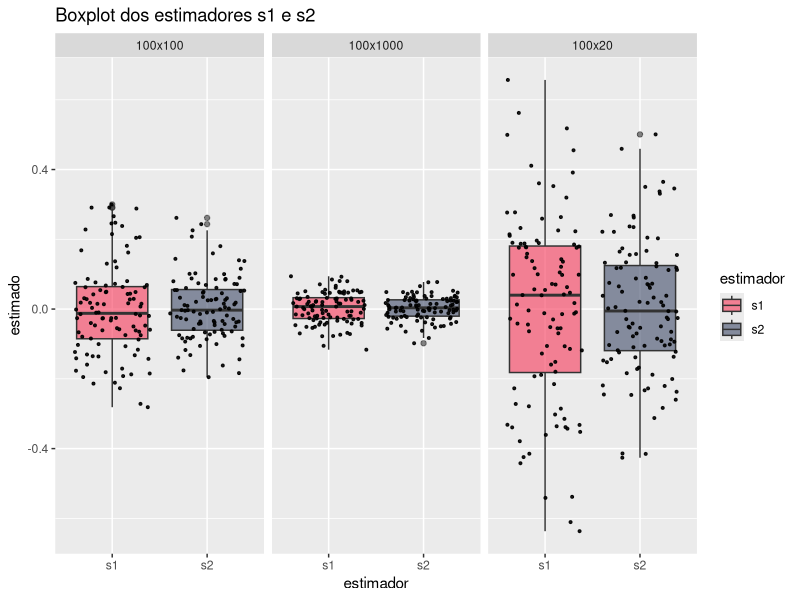

Source code (R):
## ---- chunk 1
library(tidyverse)
## ---- chunk 2
gerar_amostras <- function(n_amostras, dimensao_de_cada_amostra, seed = 2023) {
  set.seed(seed)
  df <- dimensao_de_cada_amostra
  matrix(rt(n = n_amostras * dimensao_de_cada_amostra, df = df), nrow = dimensao_de_cada_amostra)
}

amostras_i   <- gerar_amostras(100, 20)
amostras_ii  <- gerar_amostras(100, 100)
amostras_iii <- gerar_amostras(100, 1000)
## ---- chunk 3
estim.s1 <- function(x){
  Q1 <- quantile(x, 0.25)
  Q2 <- quantile(x, 0.5)
  Q3 <- quantile(x, 0.75)
  (Q3+Q1-2*Q2)/(Q3-Q1)
}

estim.s2 <- function(x){
  miu <- mean(x)
  nu <- median(x)
  (miu - nu)/mean(abs(x - nu))
}

amostras_i.s1   <- apply(amostras_i,   2, estim.s1)
amostras_i.s2   <- apply(amostras_i,   2, estim.s2)
amostras_ii.s1  <- apply(amostras_ii,  2, estim.s1)
amostras_ii.s2  <- apply(amostras_ii,  2, estim.s2)
amostras_iii.s1 <- apply(amostras_iii, 2, estim.s1)
amostras_iii.s2 <- apply(amostras_iii, 2, estim.s2)

# boxplot with all of these
#boxplot(
#  amostras_i.s1, amostras_i.s2,
#  amostras_ii.s1, amostras_ii.s2,
#  amostras_iii.s1, amostras_iii.s2,
#  names = c("100x20 s1", "100x20 s2", "100x100 s1", "100x100 s2", "100x1000 s1", "100x1000 s2")
#)

## ---- chunk 4
# ggplot boxplot with facet_wrap
set.seed(2023)
df <- tibble(
  estimado = c(amostras_i.s1, amostras_i.s2, amostras_ii.s1, amostras_ii.s2, amostras_iii.s1, amostras_iii.s2),
  estimador = c(rep("s1", length( amostras_i.s1)),
                rep("s2", length( amostras_i.s2)),
                rep("s1", length(amostras_ii.s1)),
                rep("s2", length(amostras_ii.s2)),
                rep("s1", length(amostras_iii.s1)),
                rep("s2", length(amostras_iii.s2))),
  n_amostras_x_dimensao = c(rep("100x20", length(amostras_i.s1)),
                            rep("100x20", length(amostras_i.s2)),
                            rep("100x100", length(amostras_ii.s1)),
                            rep("100x100", length(amostras_ii.s2)),
                            rep("100x1000", length(amostras_iii.s1)),
                            rep("100x1000", length(amostras_iii.s2)))
)
ggplot(df, aes(x = estimador, y = estimado)) +
  geom_boxplot(aes(fill = estimador), alpha=0.6) + 
  geom_jitter(color="black", size=0.7, alpha=0.9) +
  scale_fill_manual(values=c("#F73859", "#404B69")) +
  facet_wrap(~ n_amostras_x_dimensao) + 
  labs(
    title = "Boxplot dos estimadores s1 e s2",
  )
## ---- chunk 5
mse <- function(predicted, actual) {
  # actual aqui e so um valor
  sum((predicted - actual)^2) / length(predicted)
}

# skewness of t student is 0 for df > 3

df <- data.frame(
  `n_amostras x dimensao` = c("100x20", "100x100", "100x1000"),
  `Erro padrão de s_1` = c(sd(amostras_i.s1) %>% round(3), sd(amostras_ii.s1) %>% round(3), sd(amostras_iii.s1) %>% round(3)),
  `Erro padrão de s_2` = c(sd(amostras_i.s2) %>% round(3), sd(amostras_ii.s2) %>% round(3), sd(amostras_iii.s2) %>% round(3)),
  `Erro quadrático médio de s_1` = c(mse(amostras_i.s1, 0) %>% round(3), mse(amostras_ii.s1, 0) %>% round(3), mse(amostras_iii.s1, 0) %>% round(3)),
  `Erro quadrático médio de s_2` = c(mse(amostras_i.s2, 0) %>% round(3), mse(amostras_ii.s2, 0) %>% round(3), mse(amostras_iii.s2, 0) %>% round(3))
)
df
